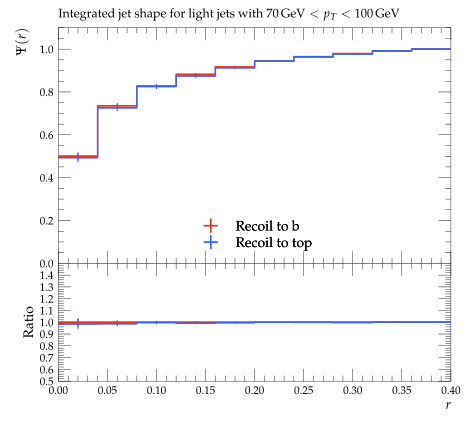

Reproduce this figure in Python.
#! /usr/bin/env python

# This Python script was auto-generated using YODA v2.0.2.
# Analysis object: /ATLAS_2013_I1243871/d04-x02-y02
# Timestamp: 03-08-2026 (15:47:41)

import matplotlib as mpl
import matplotlib.pyplot as plt
mpl.use('Agg') # comment out for interactive use
import os
import numpy as np

plotDir = os.path.split(os.path.realpath(__file__))[0]
if 'YODA_USER_PLOT_PATH' in globals():
    plot_outdir = globals()['YODA_USER_PLOT_PATH']
else:
    plot_outdir = plotDir

#plot style
plt.style.use(os.path.join(plotDir, '../default.mplstyle'))
# plot metadata
figW, figH = plt.rcParams['figure.figsize']
ax_xLabel = r'$r$'
ax_yLabel = r'$\Psi(r)$'
ax_title  = r'Integrated jet shape for light jets with $70\,\mathrm{GeV} < p_T < 100\,\mathrm{GeV}$'
ax_xScale = 'linear'
ax_yScale = 'linear'
xLims = (0.0, 0.4)
yLims = (0.0, 1.1)

# TeX-friendly labels for the legend
labels = {
    'legend' : ([ r"Recoil to b", r"Recoil to top" ], r""),
}

# Adjust canvas width and height
canvasW = 10.0
canvasH = 9.0
figW *= canvasW/10.
figH *= canvasH/9.

# Create figure and axis objects
fig, (ax, ratio0_ax) = plt.subplots(2, 1, sharex=True,
                  figsize=(figW,figH), gridspec_kw={'height_ratios': (6.0, 3.0)})

# Set figure margins
plt.subplots_adjust(
    left   = 1.0 * plt.rcParams['figure.subplot.left'],
    right  = 1.0 * plt.rcParams['figure.subplot.right'],
    top    = 1.0 * plt.rcParams['figure.subplot.top'],
    bottom = 1.0 * plt.rcParams['figure.subplot.bottom'])

ratio0_ax.yaxis.set_major_locator(mpl.ticker.MultipleLocator(0.1))
ratio0_ax.set_ylim(0.5, 1.4999)
ratio0_ax.set_ylabel('Ratio')

# the numerical data is stored in a separate file
dataf = dict()
prefix = os.path.split(__file__)[0]
if prefix:    prefix = prefix + '/'
exec(open(prefix+'d04-x02-y02__data.py').read(), dataf)


legend_handles = dict() # keep track of handles for the legend

# style options for curves
# starts at zorder>=5 to draw curve on top of legend
styles = {
  'recoil_b': {
    'color' : '#EE3311',
    'linestyle' : '-',
    'linewidth' : 1,
    'marker' : 'none',
    'markersize' : 2,
    'capsize' : 0.0,
    'zorder' : 5,
    'histstyle' : 1,
    'drawstyle' : 'steps-pre',
    'xerrorbars' : 1,
    'yerrorbars' : 1,
    'fillcolor' : None,
    'fillopacity' : 1.0,
    'ratio0_linestyle' : '-',
    'ratio0_linewidth' : 1,
    'ratio0_marker' : 'none',
    'ratio0_markersize' : 2,
    'ratio0_capsize' : 0.0,
    'ratio0_zorder' : 5,
    'ratio0_histstyle' : 1,
    'ratio0_drawstyle' : 'steps-pre',
    'ratio0_xerrorbars' : 1,
    'ratio0_yerrorbars' : 1,
  },
  'recoil_t': {
    'color' : '#3366FF',
    'linestyle' : '-',
    'linewidth' : 1,
    'marker' : 'none',
    'markersize' : 2,
    'capsize' : 0.0,
    'zorder' : 6,
    'histstyle' : 1,
    'drawstyle' : 'steps-pre',
    'xerrorbars' : 1,
    'yerrorbars' : 1,
    'fillcolor' : None,
    'fillopacity' : 1.0,
    'ratio0_linestyle' : '-',
    'ratio0_linewidth' : 1,
    'ratio0_marker' : 'none',
    'ratio0_markersize' : 2,
    'ratio0_capsize' : 0.0,
    'ratio0_zorder' : 6,
    'ratio0_histstyle' : 1,
    'ratio0_drawstyle' : 'steps-pre',
    'ratio0_xerrorbars' : 1,
    'ratio0_yerrorbars' : 1,
  },
}

# curve from input yoda files in main panel
for label, yvals in dataf['yvals'].items():
    if all(np.isnan(v) for v in dataf['yvals'][label]):
        continue
    tmp = None
    if styles[label]['histstyle']: # draw as histogram
        xpos = dataf['xedges'][label] if styles[label]['drawstyle'] else dataf['xpoints'][label]
        ypos = np.insert(yvals, 0, yvals[0]) if styles[label]['drawstyle'] else yvals
        if styles[label]['fillcolor']: # fill area below curve
            ax.fill_between(xpos, ypos, step='pre',
                            color=styles[label]['fillcolor'],
                            alpha=styles[label]['fillopacity'])
        tmp, = ax.plot(xpos, ypos,
                       color=styles[label]['color'],
                       linestyle=styles[label]['linestyle'],
                       linewidth=styles[label]['linewidth'],
                       drawstyle=styles[label]['drawstyle'], solid_joinstyle='miter',
                       zorder=styles[label]['zorder'], label=label)
    tmp = ax.errorbar(dataf['xpoints'][label], yvals,
                      xerr=np.array(dataf['xerrs'][label])*styles[label]['xerrorbars'],
                      yerr=np.array(dataf['yerrs'][label])*styles[label]['yerrorbars'],
                      fmt=styles[label]['marker'], capsize=styles[label]['capsize'],
                      markersize=styles[label]['markersize'],
                      ecolor=styles[label]['color'],
                      color=styles[label]['color'], zorder=styles[label]['zorder'])
    tmp[-1][0].set_linestyle(styles[label]['linestyle'])
    tmp[-1][0].set_linewidth(styles[label]['linewidth'])
    if label in dataf['add_legend_handle']:  legend_handles[label] = tmp
    for varLabel in dataf['variation_yvals'].keys():
        if varLabel.startswith(label):
            tmp, = ax.plot(dataf['xedges'][label], dataf['variation_yvals'][varLabel],
                           color=styles[label]['color'],
                           linestyle=styles[label]['linestyle'],
                           linewidth=styles[label]['linewidth'],
                           drawstyle='steps-pre', solid_joinstyle='miter',
                           zorder=styles[label]['zorder'], alpha=0.5)


# plots on ratio panel
# curve from input yoda files in ratio panel
for label, yvals in dataf['ratio0_yvals'].items():
    if all(np.isnan(v) for v in yvals):
        continue
    if styles[label]['ratio0_histstyle']: # plot as histogram
        xpos = dataf['xedges']['recoil_b'] if styles[label]['ratio0_drawstyle'] else dataf['xpoints']['recoil_b']
        ypos = np.insert(yvals, 0, yvals[0]) if styles[label]['ratio0_drawstyle'] else yvals
        ratio0_ax.plot(xpos, ypos,
                       color=styles[label]['color'],
                       linewidth=styles[label]['linewidth'],
                       linestyle=styles[label]['ratio0_linestyle'],
                       drawstyle=styles[label]['ratio0_drawstyle'], zorder=styles[label]['zorder'],
                       solid_joinstyle='miter')
    tmp = ratio0_ax.errorbar(dataf['xpoints']['recoil_b'], yvals,
                             xerr=np.array(dataf['ref_xerrs'])*styles[label]['ratio0_xerrorbars'],
                             yerr=np.array(dataf['ratio0_yerrs'][label])*styles[label]['ratio0_yerrorbars'],
                             fmt=styles[label]['ratio0_marker'], capsize=styles[label]['ratio0_capsize'],
                             markersize=styles[label]['ratio0_markersize'],
                             ecolor=styles[label]['color'],
                             color=styles[label]['color'])
    tmp[-1][0].set_linestyle(styles[label]['ratio0_linestyle'])
    tmp[-1][0].set_linewidth(styles[label]['ratio0_linewidth'])

    for varlabel in dataf['ratio0_variation_vals'].keys():
        if varlabel.startswith(label):
            ratio0_ax.plot(dataf['xedges']['recoil_b'],
                            dataf['ratio0_variation_vals'][varlabel],
                            color=styles[label]['color'],
                            linestyle=styles[label]['linestyle'],
                            linewidth=styles[label]['linewidth'],
                            drawstyle='steps-pre', solid_joinstyle='miter',
                            zorder=1, alpha=0.5)

legend_items = list(legend_handles.values())
ax.add_artist(ax.legend(legend_items,
                        labels['legend'][0],
                        title=labels['legend'][1],
                        alignment='left',
                        loc='lower center',
                        bbox_to_anchor=(0.5, 0.0)))

# set plot metadata as defined above
ratio0_ax.set_xlabel(ax_xLabel)
ratio0_ax.xaxis.set_label_coords(1., -0.15)
ax.set_ylabel(ax_yLabel, ha='right', va='top')
ax.yaxis.set_label_coords(-0.11, 1.0)
ax.set_title(ax_title, loc='left')
ax.set_xscale(ax_xScale)
ax.set_yscale(ax_yScale)
ax.set_xlim(xLims)
ax.set_ylim(yLims)

# tick formatting
plt.rcParams['xtick.top'] = True
plt.rcParams['ytick.right'] = True
fig.align_ylabels((ax, ratio0_ax))
plt.savefig(os.path.join(plot_outdir, 'd04-x02-y02.pdf'), format='PDF')
plt.savefig(os.path.join(plot_outdir, 'd04-x02-y02.png'), format='PNG')

plt.close(fig)
